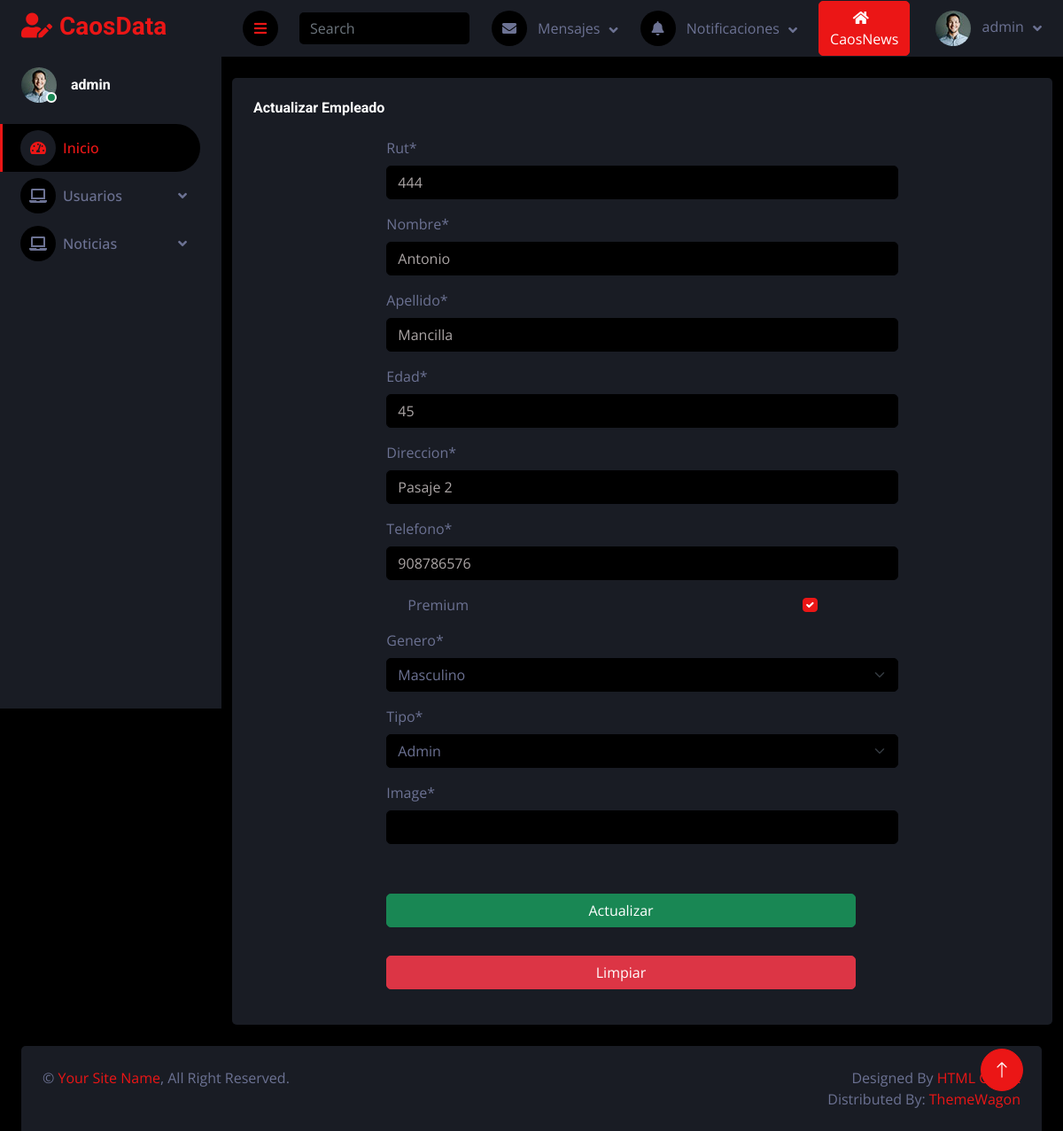
Page /clientes/update/24 (signed in) on the committed database.
### core/models.py (models this page shows, shortened)
class Cliente(models.Model):
    rut = models.CharField(max_length=12)
    nombre = models.CharField(max_length=100)
    apellido = models.CharField(max_length=100, default='Apellido Default')
    edad = models.IntegerField(default=0)
    direccion = models.CharField(max_length=60, default='direccion Default')
    telefono = models.CharField(max_length=12)
    Premium = models.BooleanField(default=True)
    genero = models.CharField(max_length=10, choices=[('masculino','Masculino'),('femenino','Femenino')])
    fecha_ingreso = models.DateTimeField(auto_now_add=True)
    tipo = models.ForeignKey(TipoCliente, on_delete=models.CASCADE)
    imagen = CloudinaryField('image')

### core/views.py (the view, shortened to what this page needs)
# urls.py: path('clientes/update/<id>', clientesupdate, name="clientesupdate"),
@permission_required('core.change_cliente')
def clientesupdate(request, id):
    cliente = Cliente.objects.get(id = id)
    aux = {
        'form' : ClienteForm(instance=cliente)
    }
    return render(request, 'core/Clientes/crud/update.html', aux)

### core/forms.py
class ClienteForm (ModelForm):
    class Meta:
        model = Cliente
        fields = '__all__'

### core/models.py (called while the page is built)
    def __str__(self):
        return self.descripcion

### core/templates/core/Clientes/Crud/update.html (shortened to what this page needs)
{% extends 'core/Clientes/base2.html' %}
{% load static %}
{% block secundario %}
{% load crispy_forms_tags %}
<div class="container-fluid pt-4">
    <div class="bg-secondary rounded p-4">
        <h6 class="mb-4">Actualizar Empleado</h6>
        <div class="row justify-content-center">
            <div class="col-md-8">
                <form id="updateForm" action="" method="POST" enctype="multipart/form-data">
                    <div class="table-responsive">
                        {{ form | crispy }}
                    </div>
                    <div class="d-grid gap-2 mt-3">
                        <input class="btn btn-success me-5 mt-4" type="submit" value="Actualizar">
                        <input class="btn btn-danger me-5 mt-4" type="reset" value="Limpiar">
                    </div>
                </form>
            </div>
        </div>
    </div>
</div>
{% endblock %}

### core/templates/core/Clientes/base2.html (shortened to what this page needs)
<!DOCTYPE html>
<html lang="en">
{% load static %}
<head>
    <link href="https://cdnjs.cloudflare.com/ajax/libs/font-awesome/5.10.0/css/all.min.css" rel="stylesheet">
    <link href="https://cdn.jsdelivr.net/npm/bootstrap-icons@1.4.1/font/bootstrap-icons.css" rel="stylesheet">
    <link href="{% static 'core/login/lib/owlcarousel/assets/owl.carousel.min.css'%}" rel="stylesheet">
    <link href="{% static 'core/login/lib/tempusdominus/css/tempusdominus-bootstrap-4.min.css'%}" rel="stylesheet" />
    <link href="{% static 'core/login/css/bootstrap.min.css'%}" rel="stylesheet">
    <link href="{% static 'core/login/css/style.css'%}" rel="stylesheet">
</head>
<body>
    <div class="container-fluid position-relative d-flex p-0">
        <div class="sidebar pe-4 pb-3">
            <nav class="navbar bg-secondary navbar-dark">
                <a href="{% url 'principal'%}" class="navbar-brand mx-4 mb-3">
                    <h3 class="text-primary"><i class="fa fa-user-edit me-2"></i>CaosData</h3>
                </a>
                <div class="d-flex align-items-center ms-4 mb-4">
                    <div class="position-relative">
                        <img class="rounded-circle" src="{% static 'core/login/img/user.jpg'%}" alt=""
                            style="width: 40px; height: 40px;">
                        <div
                            class="bg-success rounded-circle border border-2 border-white position-absolute end-0 bottom-0 p-1">
                        </div>
                    </div>
                    <div class="ms-3">
                        <h6 class="mb-0">{{ user.username }}</h6>
                    </div>
                </div>
                {% if user.is_authenticated %}
                <div class="navbar-nav w-100">
                    <a href="{% url 'principal' %}" class="nav-item nav-link active"><i
                            class="fa fa-tachometer-alt me-2"></i>Inicio</a>
                            {% endif %}
                    {% if user.is_staff %}
                    <div class="nav-item dropdown">
                        <a href="#" class="nav-link dropdown-toggle" data-bs-toggle="dropdown"><i
                                class="fa fa-laptop me-2"></i>Usuarios</a>
                        {% endif %}
                    </div>
                    {% if user.is_staff %}
                    <div class="nav-item dropdown">
                        <a href="#" class="nav-link dropdown-toggle" data-bs-toggle="dropdown"><i
                                class="fa fa-laptop me-2"></i>Noticias</a>
                        {% endif %}
                    </div>
                </div>
        </div>
    </div>
    <div class="content">
    <nav class="navbar navbar-expand bg-secondary navbar-dark sticky-top px-4 py-0">
        <a href="#" class="sidebar-toggler flex-shrink-0">
            <i class="fa fa-bars"></i>
        </a>
        <form class="d-none d-md-flex ms-4">
            <input class="form-control bg-dark border-0" type="search" placeholder="Search">
        </form>
        <div class="navbar-nav align-items-center ms-auto">
            <div class="nav-item dropdown">
                <a href="#" class="nav-link dropdown-toggle" data-bs-toggle="dropdown">
                    <i class="fa fa-envelope me-lg-2"></i>
                    <span class="d-none d-lg-inline-flex">Mensajes</span>
                </a>
            </div>
            <div class="nav-item dropdown me-4">
                <a href="#" class="nav-link dropdown-toggle" data-bs-toggle="dropdown">
                    <i class="fa fa-bell me-lg-2"></i>
                    <span class="d-none d-lg-inline-flex">Notificaciones</span>
                </a>
            </div>
            {% if user.is_staff %}
            <div class="nav-item me-1">
                <form action="{% url 'index' %}" method="POST">
                    <button type="submit" class="btn btn-primary">
                        <i class="fa fa-home me-lg-2"></i>CaosNews
                    </button>
                </form>
            </div>
            {% endif %}
            <div class="nav-item dropdown">
                <a href="#" class="nav-link dropdown-toggle" data-bs-toggle="dropdown">
                    <img class="rounded-circle me-lg-2" src="{% static 'core/login/img/user.jpg' %}" alt="" style="width: 40px; height: 40px;">
                    <span class="d-none d-lg-inline-flex">{{ user.username }}</span>
                </a>
            </div>
        </div>
    </nav>
        {% block secundario %}
        {% endblock %}
    </div>
    <a href="#" class="btn btn-lg btn-primary btn-lg-square back-to-top"><i class="bi bi-arrow-up"></i></a>
</body>
<div class="container-fluid pt-4 px-4">
    <div class="bg-secondary rounded-top p-4">
        <div class="row">
            <div class="col-12 col-sm-6 text-center text-sm-start">
                &copy; <a href="#">Your Site Name</a>, All Right Reserved.
            </div>
            <div class="col-12 col-sm-6 text-center text-sm-end">
                Designed By <a href="https://htmlcodex.com">HTML Codex</a>
                <br>Distributed By: <a href="https://themewagon.com" target="_blank">ThemeWagon</a>
            </div>
        </div>
    </div>
</div>
</html>

### static/core/login/css/style.css (style rules this page uses)
:root { --primary: #EB1616; --secondary: #191C24; --light: #6C7293; --dark: #000000; }
.back-to-top { position: fixed; display: none; right: 45px; bottom: 45px; z-index: 99; }
.btn { transition: .5s; }
.btn-lg-square { width: 48px; height: 48px; }
.btn-square, .btn-sm-square, .btn-lg-square { padding: 0; display: inline-flex; align-items: center; justify-content: center; font-weight: normal; border-radius: 50px; }
.sidebar { position: fixed; top: 0; left: 0; bottom: 0; width: 250px; height: 100vh; overflow-y: auto; background: var(--secondary); transition: 0.5s; z-index: 999; }
.content { margin-left: 250px; min-height: 100vh; background: var(--dark); transition: 0.5s; }
@media (min-width: 992px) { .sidebar { margin-left: 0; } }
@media (min-width: 992px) { .content { width: calc(100% - 250px); } }
.sidebar .navbar .navbar-nav .nav-link { padding: 7px 20px; color: var(--light); font-weight: 500; border-left: 3px solid var(--secondary); border-radius: 0 30px 30px 0; outline: none; }
.sidebar .navbar .navbar-nav .nav-link:hover, .sidebar .navbar .navbar-nav .nav-link.active { color: var(--primary); background: var(--dark); border-color: var(--primary); }
.sidebar .navbar .navbar-nav .nav-link i { width: 40px; height: 40px; display: inline-flex; align-items: center; justify-content: center; background: var(--dark); border-radius: 40px; }
.sidebar .navbar .navbar-nav .nav-link:hover i, .sidebar .navbar .navbar-nav .nav-link.active i { background: var(--secondary); }
.sidebar .navbar .dropdown-toggle::after { position: absolute; top: 15px; right: 15px; border: none; content: "\f107"; font-family: "Font Awesome 5 Free"; font-weight: 900; transition: .5s; }
.content .navbar .navbar-nav .nav-link { margin-left: 25px; padding: 12px 0; color: var(--light); outline: none; }
.content .navbar .sidebar-toggler, .content .navbar .navbar-nav .nav-link i { width: 40px; height: 40px; display: inline-flex; align-items: center; justify-content: center; background: var(--dark); border-radius: 40px; }
.content .navbar .dropdown-toggle::after { margin-left: 6px; vertical-align: middle; border: none; content: "\f107"; font-family: "Font Awesome 5 Free"; font-weight: 900; transition: .5s; }

### rows in the picture
Cliente: rut "444", nombre "Antonio", apellido "Mancilla", edad "45", direccion "Pasaje 2", telefono "908786576", Premium "☑", genero "Masculino", tipo "Admin"

### other values in the picture
{{ user.username }} "admin"
